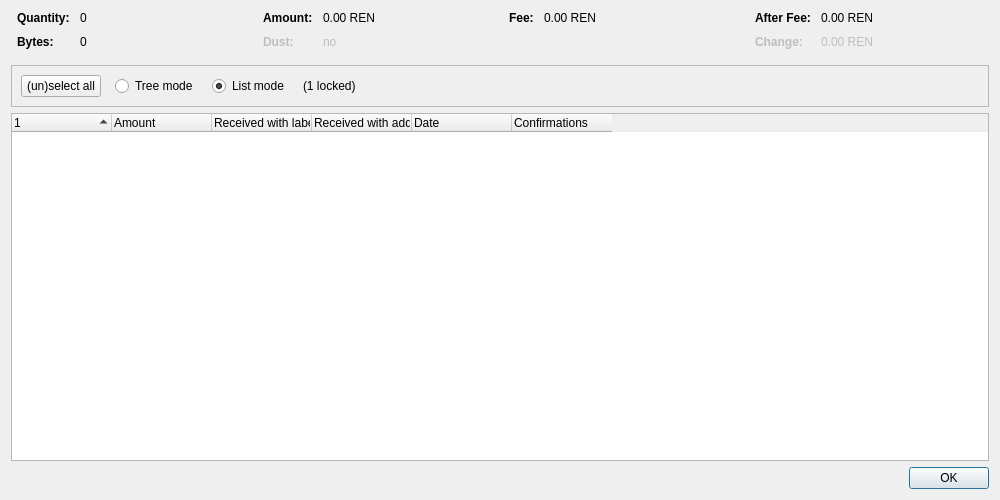
<?xml version="1.0" encoding="UTF-8"?>
<ui version="4.0">
 <class>CoinControlDialog</class>
 <widget class="QDialog" name="CoinControlDialog">
  <property name="geometry">
   <rect>
    <x>0</x>
    <y>0</y>
    <width>1000</width>
    <height>500</height>
   </rect>
  </property>
  <property name="windowTitle">
   <string>Coin Selection</string>
  </property>
  <layout class="QVBoxLayout" name="verticalLayout">
   <item>
    <layout class="QHBoxLayout" name="horizontalLayoutTop" stretch="0,0,0,0">
     <property name="topMargin">
      <number>0</number>
     </property>
     <property name="bottomMargin">
      <number>10</number>
     </property>
     <item>
      <layout class="QFormLayout" name="formLayoutCoinControl1">
       <property name="horizontalSpacing">
        <number>10</number>
       </property>
       <property name="verticalSpacing">
        <number>10</number>
       </property>
       <property name="leftMargin">
        <number>6</number>
       </property>
       <property name="rightMargin">
        <number>6</number>
       </property>
       <item row="0" column="0">
        <widget class="QLabel" name="labelCoinControlQuantityText">
         <property name="font">
          <font>
           <weight>75</weight>
           <bold>true</bold>
          </font>
         </property>
         <property name="text">
          <string>Quantity:</string>
         </property>
        </widget>
       </item>
       <item row="0" column="1">
        <widget class="QLabel" name="labelCoinControlQuantity">
         <property name="cursor">
          <cursorShape>IBeamCursor</cursorShape>
         </property>
         <property name="contextMenuPolicy">
          <enum>Qt::ActionsContextMenu</enum>
         </property>
         <property name="text">
          <string notr="true">0</string>
         </property>
         <property name="textInteractionFlags">
          <set>Qt::LinksAccessibleByMouse|Qt::TextSelectableByKeyboard|Qt::TextSelectableByMouse</set>
         </property>
        </widget>
       </item>
       <item row="1" column="0">
        <widget class="QLabel" name="labelCoinControlBytesText">
         <property name="font">
          <font>
           <weight>75</weight>
           <bold>true</bold>
          </font>
         </property>
         <property name="text">
          <string>Bytes:</string>
         </property>
        </widget>
       </item>
       <item row="1" column="1">
        <widget class="QLabel" name="labelCoinControlBytes">
         <property name="cursor">
          <cursorShape>IBeamCursor</cursorShape>
         </property>
         <property name="contextMenuPolicy">
          <enum>Qt::ActionsContextMenu</enum>
         </property>
         <property name="text">
          <string notr="true">0</string>
         </property>
         <property name="textInteractionFlags">
          <set>Qt::LinksAccessibleByMouse|Qt::TextSelectableByKeyboard|Qt::TextSelectableByMouse</set>
         </property>
        </widget>
       </item>
      </layout>
     </item>
     <item>
      <layout class="QFormLayout" name="formLayoutCoinControl2">
       <property name="horizontalSpacing">
        <number>10</number>
       </property>
       <property name="verticalSpacing">
        <number>10</number>
       </property>
       <property name="leftMargin">
        <number>6</number>
       </property>
       <property name="rightMargin">
        <number>6</number>
       </property>
       <item row="0" column="0">
        <widget class="QLabel" name="labelCoinControlAmountText">
         <property name="font">
          <font>
           <weight>75</weight>
           <bold>true</bold>
          </font>
         </property>
         <property name="text">
          <string>Amount:</string>
         </property>
        </widget>
       </item>
       <item row="0" column="1">
        <widget class="QLabel" name="labelCoinControlAmount">
         <property name="cursor">
          <cursorShape>IBeamCursor</cursorShape>
         </property>
         <property name="contextMenuPolicy">
          <enum>Qt::ActionsContextMenu</enum>
         </property>
         <property name="text">
          <string notr="true">0.00 REN</string>
         </property>
         <property name="textInteractionFlags">
          <set>Qt::LinksAccessibleByMouse|Qt::TextSelectableByKeyboard|Qt::TextSelectableByMouse</set>
         </property>
        </widget>
       </item>
       <item row="1" column="0">
        <widget class="QLabel" name="labelCoinControlLowOutputText">
         <property name="enabled">
          <bool>false</bool>
         </property>
         <property name="font">
          <font>
           <weight>75</weight>
           <bold>true</bold>
          </font>
         </property>
         <property name="text">
          <string>Dust:</string>
         </property>
        </widget>
       </item>
       <item row="1" column="1">
        <widget class="QLabel" name="labelCoinControlLowOutput">
         <property name="enabled">
          <bool>false</bool>
         </property>
         <property name="cursor">
          <cursorShape>IBeamCursor</cursorShape>
         </property>
         <property name="contextMenuPolicy">
          <enum>Qt::ActionsContextMenu</enum>
         </property>
         <property name="text">
          <string notr="true">no</string>
         </property>
         <property name="textInteractionFlags">
          <set>Qt::LinksAccessibleByMouse|Qt::TextSelectableByKeyboard|Qt::TextSelectableByMouse</set>
         </property>
        </widget>
       </item>
      </layout>
     </item>
     <item>
      <layout class="QFormLayout" name="formLayoutCoinControl3">
       <property name="horizontalSpacing">
        <number>10</number>
       </property>
       <property name="verticalSpacing">
        <number>10</number>
       </property>
       <property name="leftMargin">
        <number>6</number>
       </property>
       <property name="rightMargin">
        <number>6</number>
       </property>
       <item row="0" column="0">
        <widget class="QLabel" name="labelCoinControlFeeText">
         <property name="font">
          <font>
           <weight>75</weight>
           <bold>true</bold>
          </font>
         </property>
         <property name="text">
          <string>Fee:</string>
         </property>
        </widget>
       </item>
       <item row="0" column="1">
        <widget class="QLabel" name="labelCoinControlFee">
         <property name="cursor">
          <cursorShape>IBeamCursor</cursorShape>
         </property>
         <property name="contextMenuPolicy">
          <enum>Qt::ActionsContextMenu</enum>
         </property>
         <property name="text">
          <string notr="true">0.00 REN</string>
         </property>
         <property name="textInteractionFlags">
          <set>Qt::LinksAccessibleByMouse|Qt::TextSelectableByKeyboard|Qt::TextSelectableByMouse</set>
         </property>
        </widget>
       </item>
      </layout>
     </item>
     <item>
      <layout class="QFormLayout" name="formLayoutCoinControl4">
       <property name="horizontalSpacing">
        <number>10</number>
       </property>
       <property name="verticalSpacing">
        <number>10</number>
       </property>
       <property name="leftMargin">
        <number>6</number>
       </property>
       <property name="rightMargin">
        <number>6</number>
       </property>
       <item row="0" column="0">
        <widget class="QLabel" name="labelCoinControlAfterFeeText">
         <property name="font">
          <font>
           <weight>75</weight>
           <bold>true</bold>
          </font>
         </property>
         <property name="text">
          <string>After Fee:</string>
         </property>
        </widget>
       </item>
       <item row="0" column="1">
        <widget class="QLabel" name="labelCoinControlAfterFee">
         <property name="cursor">
          <cursorShape>IBeamCursor</cursorShape>
         </property>
         <property name="contextMenuPolicy">
          <enum>Qt::ActionsContextMenu</enum>
         </property>
         <property name="text">
          <string notr="true">0.00 REN</string>
         </property>
         <property name="textInteractionFlags">
          <set>Qt::LinksAccessibleByMouse|Qt::TextSelectableByKeyboard|Qt::TextSelectableByMouse</set>
         </property>
        </widget>
       </item>
       <item row="1" column="0">
        <widget class="QLabel" name="labelCoinControlChangeText">
         <property name="enabled">
          <bool>false</bool>
         </property>
         <property name="font">
          <font>
           <weight>75</weight>
           <bold>true</bold>
          </font>
         </property>
         <property name="text">
          <string>Change:</string>
         </property>
        </widget>
       </item>
       <item row="1" column="1">
        <widget class="QLabel" name="labelCoinControlChange">
         <property name="enabled">
          <bool>false</bool>
         </property>
         <property name="cursor">
          <cursorShape>IBeamCursor</cursorShape>
         </property>
         <property name="contextMenuPolicy">
          <enum>Qt::ActionsContextMenu</enum>
         </property>
         <property name="text">
          <string notr="true">0.00 REN</string>
         </property>
         <property name="textInteractionFlags">
          <set>Qt::LinksAccessibleByMouse|Qt::TextSelectableByKeyboard|Qt::TextSelectableByMouse</set>
         </property>
        </widget>
       </item>
      </layout>
     </item>
    </layout>
   </item>
   <item>
    <widget class="QFrame" name="frame">
     <property name="minimumSize">
      <size>
       <width>0</width>
       <height>40</height>
      </size>
     </property>
     <property name="frameShape">
      <enum>QFrame::StyledPanel</enum>
     </property>
     <property name="frameShadow">
      <enum>QFrame::Sunken</enum>
     </property>
     <layout class="QHBoxLayout" name="horizontalLayout">
      <item>
       <layout class="QHBoxLayout" name="horizontalLayoutPanel" stretch="0,0,0,0,0">
        <property name="spacing">
         <number>14</number>
        </property>
        <item>
         <widget class="QPushButton" name="pushButtonSelectAll">
          <property name="sizePolicy">
           <sizepolicy hsizetype="Maximum" vsizetype="Fixed">
            <horstretch>0</horstretch>
            <verstretch>0</verstretch>
           </sizepolicy>
          </property>
          <property name="text">
           <string>(un)select all</string>
          </property>
          <property name="autoDefault">
           <bool>false</bool>
          </property>
         </widget>
        </item>
        <item>
         <widget class="QRadioButton" name="radioTreeMode">
          <property name="sizePolicy">
           <sizepolicy hsizetype="Maximum" vsizetype="Fixed">
            <horstretch>0</horstretch>
            <verstretch>0</verstretch>
           </sizepolicy>
          </property>
          <property name="text">
           <string>Tree mode</string>
          </property>
         </widget>
        </item>
        <item>
         <widget class="QRadioButton" name="radioListMode">
          <property name="sizePolicy">
           <sizepolicy hsizetype="Maximum" vsizetype="Fixed">
            <horstretch>0</horstretch>
            <verstretch>0</verstretch>
           </sizepolicy>
          </property>
          <property name="text">
           <string>List mode</string>
          </property>
          <property name="checked">
           <bool>true</bool>
          </property>
         </widget>
        </item>
        <item>
         <widget class="QLabel" name="labelLocked">
          <property name="text">
           <string notr="true">(1 locked)</string>
          </property>
         </widget>
        </item>
        <item>
         <spacer name="horizontalSpacer">
          <property name="orientation">
           <enum>Qt::Horizontal</enum>
          </property>
          <property name="sizeHint" stdset="0">
           <size>
            <width>40</width>
            <height>20</height>
           </size>
          </property>
         </spacer>
        </item>
       </layout>
      </item>
     </layout>
    </widget>
   </item>
   <item>
    <widget class="CoinControlTreeWidget" name="treeWidget">
     <property name="contextMenuPolicy">
      <enum>Qt::CustomContextMenu</enum>
     </property>
     <property name="sortingEnabled">
      <bool>false</bool>
     </property>
     <property name="columnCount">
      <number>6</number>
     </property>
     <attribute name="headerShowSortIndicator" stdset="0">
      <bool>true</bool>
     </attribute>
     <attribute name="headerStretchLastSection">
      <bool>false</bool>
     </attribute>
     <column>
      <property name="text">
       <string/>
      </property>
     </column>
     <column>
      <property name="text">
       <string>Amount</string>
      </property>
     </column>
     <column>
      <property name="text">
       <string>Received with label</string>
      </property>
     </column>
     <column>
      <property name="text">
       <string>Received with address</string>
      </property>
     </column>
     <column>
      <property name="text">
       <string>Date</string>
      </property>
     </column>
     <column>
      <property name="text">
       <string>Confirmations</string>
      </property>
      <property name="toolTip">
       <string>Confirmed</string>
      </property>
     </column>
     <column>
      <property name="text">
       <string/>
      </property>
     </column>
     <column>
      <property name="text">
       <string/>
      </property>
     </column>
     <column>
      <property name="text">
       <string/>
      </property>
     </column>
     <column>
      <property name="text">
       <string/>
      </property>
     </column>
    </widget>
   </item>
   <item>
    <widget class="QDialogButtonBox" name="buttonBox">
     <property name="orientation">
      <enum>Qt::Horizontal</enum>
     </property>
     <property name="standardButtons">
      <set>QDialogButtonBox::Ok</set>
     </property>
    </widget>
   </item>
  </layout>
 </widget>
 <customwidgets>
  <customwidget>
   <class>CoinControlTreeWidget</class>
   <extends>QTreeWidget</extends>
   <header>qt/coincontroltreewidget.h</header>
  </customwidget>
 </customwidgets>
 <resources/>
 <connections/>
</ui>
